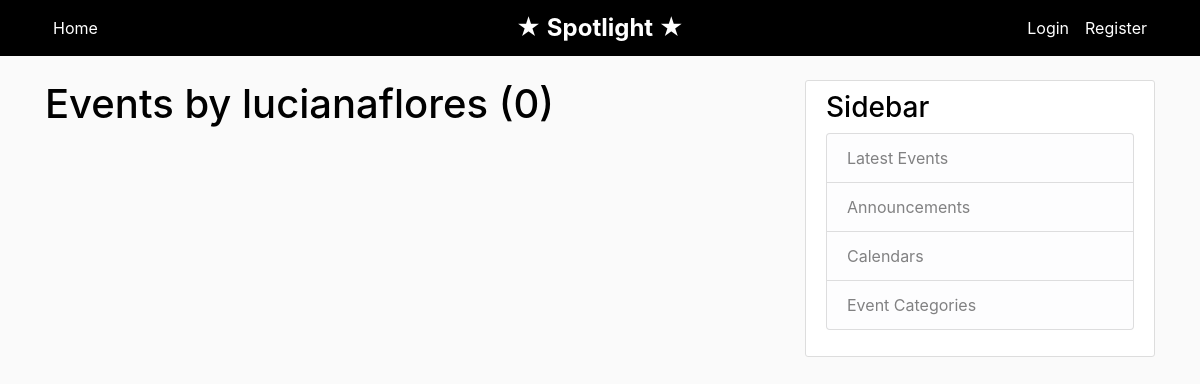
The page /user/lucianaflores/ on the database as committed earlier.
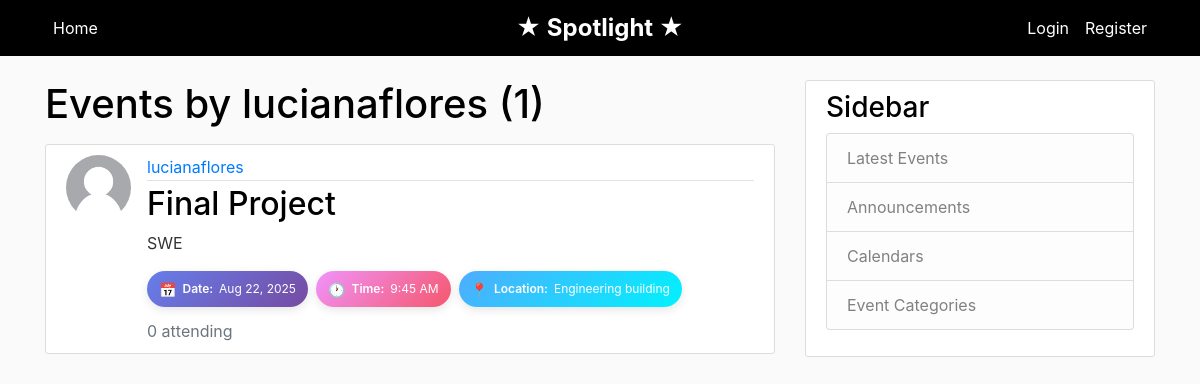
The same page on the database as committed later.
### blog/models.py (models this page shows, shortened)
class Event(models.Model): # inheriting from the models.Model class
    title = models.CharField(max_length=200)
    description = models.TextField()
    event_date = models.DateField()  # the date when the event will take place
    event_time = models.TimeField()  # the time when the event will start
    location = models.CharField(max_length=200)  # where the event will be held
    date_posted = models.DateTimeField(default=timezone.now)  # this is the date and time the event was created
    author = models.ForeignKey(User, on_delete=models.CASCADE) #cascading means that if the user is deleted then all the events will be deleted
    def rsvp_count(self):
        return self.rsvp_set.count()

### users/models.py (models this page shows, shortened)
class Profile(models.Model):
    user = models.OneToOneField(User, on_delete=models.CASCADE) #cascade means that if the user is deleted then the profile will be deleted
    image = models.ImageField(default='profile_pics/default.jpg', upload_to='profile_pics') # this is the image field for the profile

### blog/views.py (the view)
# urls.py: path('user/<str:username>/', UserEventListView.as_view(), name='user-events'),
class UserEventListView(ListView):
    model = Event
    template_name = 'blog/user_post.html'
    context_object_name = 'events'
    paginate_by = 5
    def get_queryset(self): # this is the query set for the user event list view
        user = get_object_or_404(User, username=self.kwargs.get('username'))
        return Event.objects.filter(author=user).order_by('-date_posted')

### blog/templates/blog/user_post.html (shortened to what this page needs)
{% extends "blog/base.html" %}
{% block content %}
    <h1 class="mb-3">Events by {{ view.kwargs.username }} ({{ page_obj.paginator.count }})</h1>
    {% for event in events %}
        <article class="media content-section">
          <img class="rounded-circle article-img" src="{{ event.author.profile.image.url }}">
          <div class="media-body">
            <div class="article-metadata">
              <a class="mr-2" href="{% url 'user-events' event.author.username %}">{{ event.author }}</a>
            </div>
            <h2><a class="article-title" href="{% url 'event-detail' event.id %}">{{ event.title }}</a></h2>
            <p class="article-content">{{ event.description }}</p>
            <div class="event-details-inline">
              <div class="event-detail-button date-button">
                <span class="icon">📅</span>
                <span class="label">Date:</span>
                <span class="value">{{ event.event_date|date:"M d, Y" }}</span>
              </div>
              <div class="event-detail-button time-button">
                <span class="icon">🕐</span>
                <span class="label">Time:</span>
                <span class="value">{{ event.event_time|time:"g:i A" }}</span>
              </div>
              <div class="event-detail-button location-button">
                <span class="icon">📍</span>
                <span class="label">Location:</span>
                <span class="value">{{ event.location }}</span>
              </div>
            </div>
            <div class="mt-2">
              <span class="text-muted">
                 {{ event.rsvp_count }} attending
              </span>
            </div>
          </div>
        </article>
    {% endfor %}
{% endblock content %}

Rows that differ between the two databases and show on the page:
added Event: author.profile.image (placeholder picture), author "lucianaflores", title "Final Project", description "SWE", event_date "Aug 22, 2025", event_time "9:45 AM", location "Engineering building", rsvp_count "0"
Other text that changed with them:
{{ page_obj.paginator.count }}: "0" → "1"
